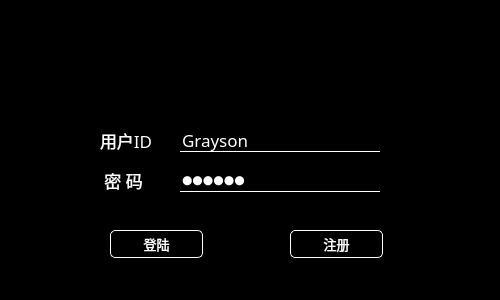
<?xml version="1.0" encoding="UTF-8"?>
<ui version="4.0">
 <class>Log</class>
 <widget class="QDialog" name="Log">
  <property name="geometry">
   <rect>
    <x>0</x>
    <y>0</y>
    <width>500</width>
    <height>300</height>
   </rect>
  </property>
  <property name="windowTitle">
   <string>Dialog</string>
  </property>
  <property name="styleSheet">
   <string notr="true">background: rgba(0,0,0,1);</string>
  </property>
  <widget class="QPushButton" name="log_loginButton">
   <property name="geometry">
    <rect>
     <x>110</x>
     <y>230</y>
     <width>93</width>
     <height>28</height>
    </rect>
   </property>
   <property name="font">
    <font>
     <family>等线</family>
     <pointsize>10</pointsize>
     <weight>50</weight>
     <bold>false</bold>
    </font>
   </property>
   <property name="styleSheet">
    <string notr="true">color: white; background: rgba(0,0,0,0); border: 1px solid white; border-radius: 5px;</string>
   </property>
   <property name="text">
    <string>登陆</string>
   </property>
  </widget>
  <widget class="QPushButton" name="log_registerButton">
   <property name="geometry">
    <rect>
     <x>290</x>
     <y>230</y>
     <width>93</width>
     <height>28</height>
    </rect>
   </property>
   <property name="font">
    <font>
     <family>等线</family>
     <pointsize>10</pointsize>
    </font>
   </property>
   <property name="styleSheet">
    <string notr="true">color: white; background: rgba(0,0,0,0); border: 1px solid white; border-radius: 5px;</string>
   </property>
   <property name="text">
    <string>注册</string>
   </property>
  </widget>
  <widget class="QLabel" name="label">
   <property name="geometry">
    <rect>
     <x>100</x>
     <y>130</y>
     <width>80</width>
     <height>20</height>
    </rect>
   </property>
   <property name="font">
    <font>
     <family>等线</family>
     <pointsize>13</pointsize>
     <weight>50</weight>
     <bold>false</bold>
    </font>
   </property>
   <property name="styleSheet">
    <string notr="true">color: white; background: rgba(0,0,0,0);</string>
   </property>
   <property name="text">
    <string>用户ID</string>
   </property>
  </widget>
  <widget class="QLineEdit" name="log_userId">
   <property name="geometry">
    <rect>
     <x>180</x>
     <y>128</y>
     <width>200</width>
     <height>24</height>
    </rect>
   </property>
   <property name="font">
    <font>
     <family>等线</family>
     <pointsize>13</pointsize>
    </font>
   </property>
   <property name="styleSheet">
    <string notr="true">color: white; background: rgba(0,0,0,0); border: 0px 1px, 0px, 0px; border-bottom: 1px solid white; </string>
   </property>
   <property name="locale">
    <locale language="English" country="UnitedStates"/>
   </property>
   <property name="text">
    <string>Grayson</string>
   </property>
   <property name="maxLength">
    <number>20</number>
   </property>
  </widget>
  <widget class="QLabel" name="label_2">
   <property name="geometry">
    <rect>
     <x>100</x>
     <y>170</y>
     <width>72</width>
     <height>20</height>
    </rect>
   </property>
   <property name="font">
    <font>
     <family>等线</family>
     <pointsize>13</pointsize>
     <weight>50</weight>
     <bold>false</bold>
    </font>
   </property>
   <property name="layoutDirection">
    <enum>Qt::LeftToRight</enum>
   </property>
   <property name="styleSheet">
    <string notr="true">color: white; background: rgba(0,0,0,0);</string>
   </property>
   <property name="text">
    <string> 密 码</string>
   </property>
  </widget>
  <widget class="QLineEdit" name="log_password">
   <property name="geometry">
    <rect>
     <x>180</x>
     <y>168</y>
     <width>200</width>
     <height>24</height>
    </rect>
   </property>
   <property name="font">
    <font>
     <family>等线</family>
    </font>
   </property>
   <property name="styleSheet">
    <string notr="true">color: white; background: rgba(0,0,0,0); border: 0px 1px, 0px, 0px; border-bottom: 1px solid white; </string>
   </property>
   <property name="locale">
    <locale language="English" country="UnitedStates"/>
   </property>
   <property name="text">
    <string>123456</string>
   </property>
   <property name="maxLength">
    <number>20</number>
   </property>
   <property name="echoMode">
    <enum>QLineEdit::Password</enum>
   </property>
  </widget>
  <widget class="QLabel" name="title">
   <property name="geometry">
    <rect>
     <x>0</x>
     <y>30</y>
     <width>500</width>
     <height>60</height>
    </rect>
   </property>
   <property name="styleSheet">
    <string notr="true">background: rgba(0,0,0,0);</string>
   </property>
   <property name="text">
    <string/>
   </property>
   <property name="pixmap">
    <pixmap resource="../images.qrc">:/new/theme/images/theme/reglog_titlet.png</pixmap>
   </property>
   <property name="scaledContents">
    <bool>true</bool>
   </property>
  </widget>
  <widget class="QWidget" name="widget" native="true">
   <property name="geometry">
    <rect>
     <x>0</x>
     <y>0</y>
     <width>500</width>
     <height>400</height>
    </rect>
   </property>
   <property name="styleSheet">
    <string notr="true">background: rgba(0,0,0,0.4);</string>
   </property>
   <widget class="QLabel" name="background">
    <property name="geometry">
     <rect>
      <x>0</x>
      <y>0</y>
      <width>500</width>
      <height>300</height>
     </rect>
    </property>
    <property name="text">
     <string/>
    </property>
    <property name="pixmap">
     <pixmap resource="../images.qrc">:/new/theme/images/theme/bg3.jpg</pixmap>
    </property>
    <property name="scaledContents">
     <bool>true</bool>
    </property>
   </widget>
   <widget class="QWidget" name="widget_2" native="true">
    <property name="geometry">
     <rect>
      <x>0</x>
      <y>0</y>
      <width>500</width>
      <height>400</height>
     </rect>
    </property>
    <property name="styleSheet">
     <string notr="true">background: rgba(0,0,0,0.4);</string>
    </property>
   </widget>
  </widget>
  <zorder>widget</zorder>
  <zorder>title</zorder>
  <zorder>log_loginButton</zorder>
  <zorder>log_registerButton</zorder>
  <zorder>label</zorder>
  <zorder>log_userId</zorder>
  <zorder>label_2</zorder>
  <zorder>log_password</zorder>
 </widget>
 <resources>
  <include location="../images.qrc"/>
 </resources>
 <connections/>
</ui>
